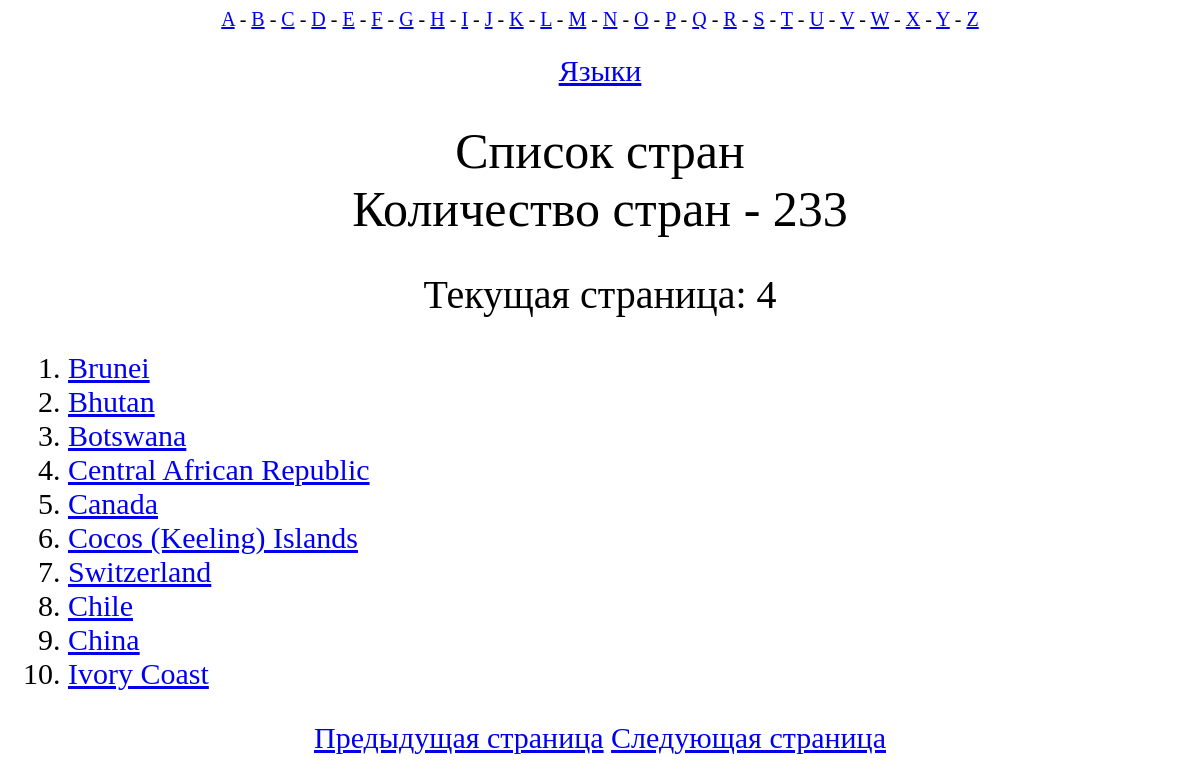
The page /country_list/?page=4 on the database its author committed.
### MainApp/models.py (models this page shows)
class Country(models.Model):
    country = models.CharField(max_length=100)
    languages = models.JSONField()

### MainApp/views.py (the view)
# urls.py: path('country_list/', views.all_countries),
def all_countries(request):
    items = Country.objects.all()
    country_paginator = Paginator(items, 10)
    page_number = request.GET.get('page','1')
    page = country_paginator.get_page(page_number)
    context = {
        'alphabet': alphabet,
        'page': page,
        'count': country_paginator.count
    }
    return render(request, "country_list.html", context)

### templates/country_list.html (shortened to what this page needs)
<!DOCTYPE html>
<html lang="en">
<head>
</head>
<body>
<nav>
{% for char in alphabet %}
    {% if  char != 'Z' %}
        <a href="/letter/{{char}}"> {{ char }}</a> -
    {% else %}
        <a href="/letter/{{char}}"> {{ char }}</a>
    {% endif %}
{% endfor %}
<br>
<br>
<a href='/languages/all' id="under_nav">Языки</a>
</nav>
<h1>Список стран <br> Количество стран - {{ count }} </h1>
<h2>Текущая страница: {{ page.number }}</h2>
<ol>
    {%for item in page.object_list %}
        <li><a href="/{{ item.country }}">{{ item.country }}</a></li>
    {% endfor %}
</ol>
    <div class ="page-links">
        {% if page.has_previous %}
        <a href="/country_list/?page={{ page.previous_page_number }}">Предыдущая страница</a>
        {% endif %}
        {% if page.has_next %}
        <a href="/country_list/?page={{ page.next_page_number }}">Следующая страница</a>
        {% endif %}
    </div>
</body>
</html>

### templates/country_list.html (style rules this page uses)
h1 { font-size: 50px; font-weight: normal; text-align: center; }
h2 { font-size: 40px; font-weight: normal; text-align: center; }
ol { font-size: 30px; font-weight: normal; text-align: left; margin-left: 20px; }
nav { font-size: 20px; font-weight: 500; text-align: center; }
#under_nav { font-size: 30px; font-weight: normal; text-align: center; }
.page-links { text-align: center; margin: auto; font-size: 30px; }

### rows shown on the page
Country: country "Brunei"
Country: country "Bhutan"
Country: country "Botswana"
Country: country "Central African Republic"
Country: country "Canada"
Country: country "Cocos (Keeling) Islands"
Country: country "Switzerland"
Country: country "Chile"
Country: country "China"
Country: country "Ivory Coast"

### other values the page prints
{{ char }} "A" "B" "C" "D" "E" "F" "G" "H" "I" "J" "K" "L" "M" "N" "O" "P" "Q" "R" "S" "T" "U" "V" "W" "X" "Y"
{{ char }} "Z"
{{ count }} "233"
{{ page.number }} "4"
